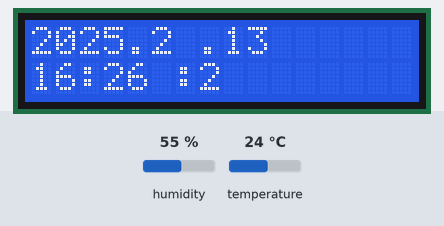
The sketch below on a simulated Arduino Uno, built with avr-gcc and run on an emulated ATmega328P. On the bench: 16×2 character LCD. The inputs (shaded band) are chosen by the test bench; at power-on: humidity 55 %, temperature 24 °C. The local clock reads 2024-03-15 10:24:30 at power-on unless the sketch sets it.

Above: at 2.2 s.
At 6.1 s:
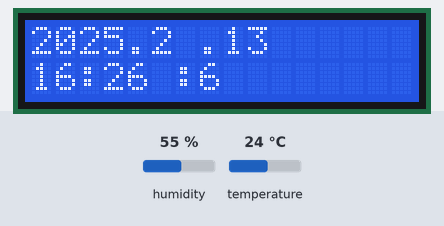
At 10.1 s:
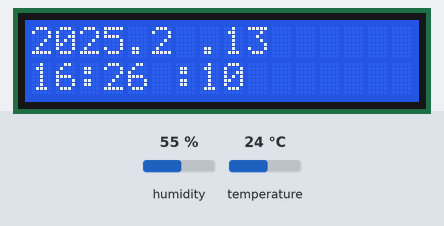
At 19.1 s:
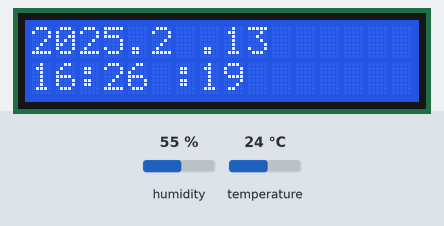
At 28.1 s:
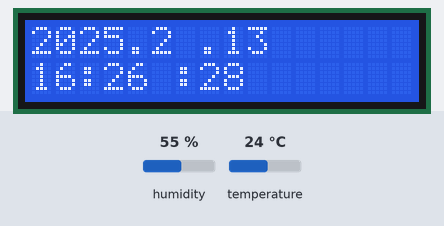
At 38.1 s:
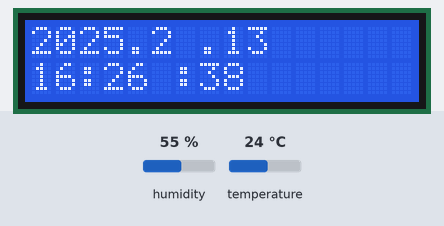

The sketch:

LCD_I2C.ino
```cpp
// vychazi z navody.dratek.cz
//using an lcd to show the time and date

#include <Wire.h>
#include <LiquidCrystal_I2C.h>
#include <DHT.h>
#include "RTClib.h"

bool cbl = false;

LiquidCrystal_I2C lcd(0x27, 16, 2);
DHT dht(5, DHT11);
RTC_PCF8563 PCF8563;

void setup()
{
  // inicializace LCD
  lcd.begin();
  dht.begin();
  PCF8563.begin();
  // zapnutí podsvícení
  lcd.backlight();
  if(cbl == true) {
    lcd.setCursor ( 0, 0 );
    lcd.print("---CuboidLabs---");
  }
  else{
    lcd.setCursor ( 0, 0 );
    //lcd.print("------Text------");
  }
  PCF8563.adjust(DateTime(2025, 2, 13, 16, 26, 0));
  delay(2000);
}

void loop()
{
  float tep = dht.readTemperature();
  float vlh = dht.readHumidity();

  DateTime time = PCF8563.now();

  lcd.setCursor(0,0);
  lcd.print(time.year());
  lcd.setCursor(4,0);
  lcd.print(".");
  lcd.setCursor(5,0);
  lcd.print(time.month());
  lcd.setCursor(7,0);
  lcd.print(".");
  lcd.setCursor(8,0);
  lcd.print(time.day());
  lcd.setCursor(0,1);
  lcd.print(time.hour());
  lcd.setCursor(2,1);
  lcd.print(":");
  lcd.setCursor(3,1);
  lcd.print(time.minute());
  lcd.setCursor(6,1);
  lcd.print(":");
  lcd.setCursor(7,1);
  lcd.print(time.second());
}
```

Measured:
- what the display in image 0 shows lasts 0.9 s, from 2.1 s to 3.0 s
- what the display in image 1 shows lasts 1.0 s, from 6.0 s to 7.0 s
